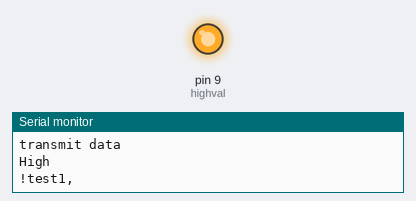
The sketch below on a simulated Arduino Uno, built with avr-gcc and run on an emulated ATmega328P. Shown: output pins drawn as LEDs (lit = HIGH), the last lines printed to the serial monitor.

Above: at 2.5 s.
At 5.0 s:
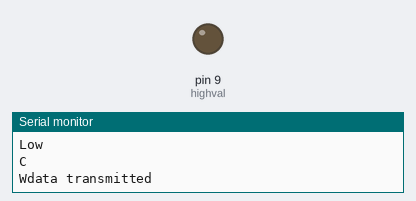
Timing chart, 0 to 7.5 s (numbered marks = the images above):
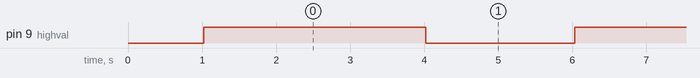

The sketch:

testing_APRS_distance.ino
```cpp
int highval = 9;

int count = 0;

void setup()
{
  delay(1000);
  // Ask for firmware version
  Serial.begin(4800);
  Serial.println("C");
  delay(3);
  Serial.print("MKD9NDI-1\r\n");           //SET YOUR CALLSIGN HERE
  delay(10);
  Serial.print("PWIDE1-1,WIDE2-1\r\n");    //SET DIGIPATH HERE
  delay(10);

  pinMode(highval, OUTPUT);
}

void loop()                     // run over and over again
{
  String data = "";
  count++;

  data = data + "test"+(String)count + ", ";
  Serial.println("transmit data");

  // trasmit
  digitalWrite(highval, HIGH);
  Serial.println("High");
  Serial.print("!");
  Serial.print(data);
  Serial.print("\r\n");
  delay(3000);
  digitalWrite(highval, LOW);
  Serial.println("Low");

  Serial.println("C");
  delay(10);
  Serial.print("W");
  Serial.println("data transmitted");
  delay(2000);
}
```

Measured:
- by itself, pin 9 (highval): alternates HIGH for 3.0 s and LOW for 2.0 s
